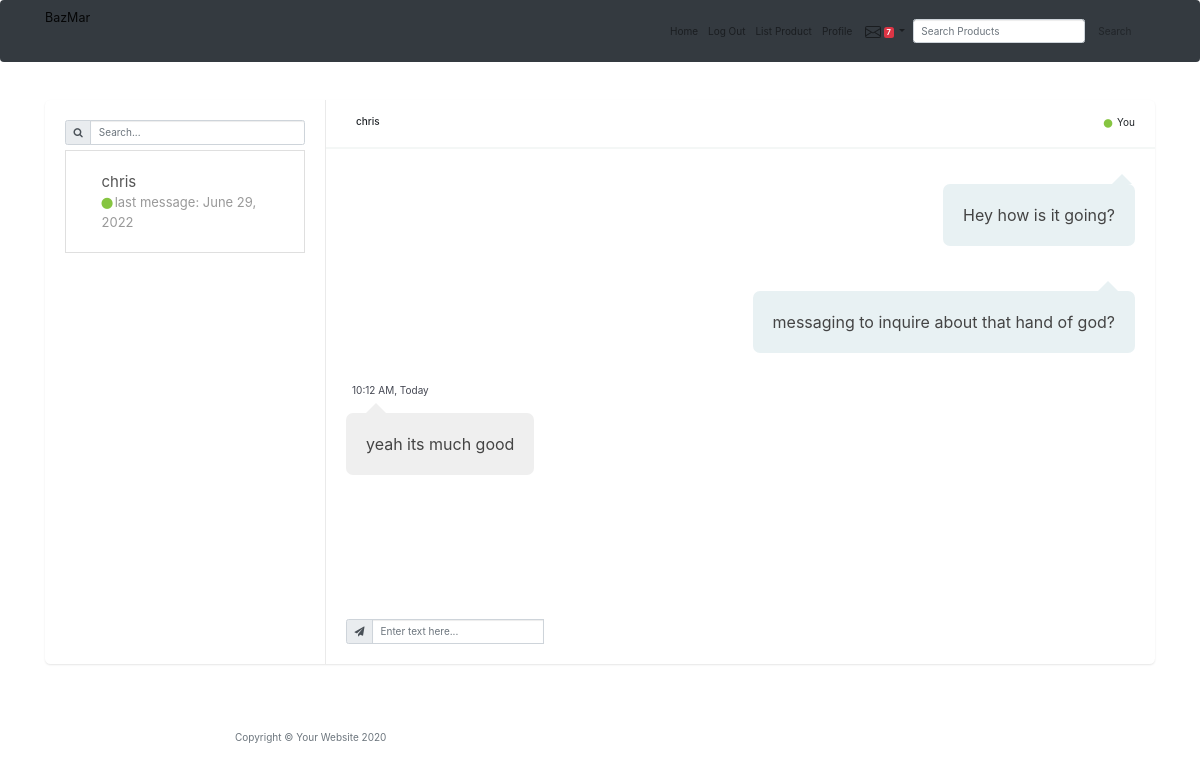
The page /message_center/2 (signed in) on the database its author committed.
### main.py (models this page shows)
class Chat(db.Model):
    __tablename__ = "chats"
    id = db.Column(db.Integer, primary_key=True)
    User1_ID = db.Column(db.Integer)
    User1_name = db.Column(db.String(250), nullable=False)
    User2_ID = db.Column(db.Integer)
    User2_name = db.Column(db.String(250), nullable=False)
    messages = relationship("Message", back_populates="parent_chat")

class Message(db.Model):
    __tablename__ = "messages"
    message_id = db.Column(db.Integer, primary_key=True)
    parent_chat_ID = db.Column(db.Integer, db.ForeignKey("chats.id"))
    parent_chat = relationship("Chat", back_populates="messages")
    message_author = db.Column(db.String(250), nullable=False)
    body = db.Column(db.String(250), nullable=False)
    date_posted = db.Column(db.String(250), nullable=False)

### main.py (the view, shortened to what this page needs)
@app.route("/message_center/<chat_id>", methods=["GET", "POST"])
@login_required
def message_center(chat_id):
    current_chat = Chat.query.filter_by(id=chat_id).first()
    all_chats = Chat.query.all()
    user_chats = []
    for chat in all_chats:
        if current_user.id == chat.User1_ID or current_user.id == chat.User2_ID:
            user_chats.append(chat)
    return render_template("message_center.html", chats=user_chats, current_chat=current_chat)

### main.py (called while the page is built)
@login_manager.user_loader
def load_user(user_id):
    return User.query.get(int(user_id))

### templates/message_center.html (shortened to what this page needs)
{% extends 'bootstrap/base.html' %}
{% block content %}
<head>
  <link href="{{ url_for('static', filename='vendor/bootstrap/css/bootstrap.min.css') }}" rel="stylesheet">
  <link href="{{ url_for('static', filename='vendor/fontawesome-free/css/all.min.css')}}" rel="stylesheet" type="text/css">
  <link href="{{ url_for('static', filename='css/chat.css')}}" rel="stylesheet">
</head>
<link href="https://maxcdn.bootstrapcdn.com/font-awesome/4.7.0/css/font-awesome.min.css" rel="stylesheet" />
<body>
  <nav class="navbar navbar-expand-md navbar-light bg-dark fixed-top" id="mainNav">
    <div class="container">
      <a class="navbar-brand" href="{{url_for('get_all_products')}}">BazMar</a>
      <div class="collapse navbar-collapse" id="navbarResponsive">
        <ul class="navbar-nav ml-auto">
          <li class="nav-item">
            <a class="nav-link" href="{{ url_for('get_all_products') }}">Home</a>
          </li>
          {% if not current_user.is_authenticated: %}
          <li class="nav-item">
            <a class="nav-link" href="{{ url_for('login') }}">Login</a>
          </li>
          <li class="nav-item">
            <a class="nav-link" href="{{ url_for('register') }}">Register</a>
          </li>
          {% else: %}
          <li class="nav-item">
            <a class="nav-link" href="{{ url_for('logout') }}">Log Out</a>
          </li>
          {% endif %}
          {% if current_user.is_authenticated: %}
          <li class="nav-item">
            <a class="nav-link" href="{{ url_for('add_new_listing') }}">List Product</a>
          </li>
          <li class="nav-item">
            <a class="nav-link" href="{{ url_for('user_profile', profile_id=current_user.id, username=current_user.name) }}">Profile</a>
          </li>
          <li class="nav-item dropdown no-arrow mx-1">
            <a class="nav-link dropdown-toggle" href="#" role="button" data-toggle="dropdown" aria-haspopup="true" aria-expanded="false">
              <span class="badge badge-danger badge-counter">7</span>
            </a>
          </li>
          {% endif %}
        </ul>
        <form class="form-inline my-2 my-lg-0" action="{{ url_for('get_all_products') }}" method="post">
          <input class="form-control mr-sm-2" type="search" placeholder="Search Products" aria-label="Search" name="value">
          <button class="btn btn-outline-muted my-2 my-sm-0" type="submit">Search</button>
        </form>
      </div>
    </div>
  </nav>
  <div class="container" style="margin-top:100px;">
    <div class="row clearfix">
      <div class="col-lg-12">
        <div class="card chat-app">
          <div id="plist" class="people-list">
            <div class="input-group">
              <div class="input-group-prepend">
                <span class="input-group-text"><i class="fa fa-search"></i></span>
              </div>
              <input type="text" class="form-control" placeholder="Search...">
            </div>
            <ul class="list-unstyled chat-list mt-2 mb-0">
              {% for chat in chats %}
              <a href="{{ url_for('message_center', chat_id=chat.id) }}" class="list-group-item list-group-item-action py-3 lh-tight" aria-current="true" method="post">
                <li class="clearfix">
                  <div class="about">
                    {% if current_user.name == chat.User1_name %}
                    <div class="name">{{ chat.User2_name }}</div>
                    {% else %}
                    <div class="name">{{ chat.User1_name }}</div>
                    {% endif %}
                    <div class="status"> <i class="fa fa-circle online"></i>last message: {{ chat.messages[-1].date_posted }}</div>
                  </div>
                </li>
              </a>
              {% endfor %}
            </ul>
          </div>
          <div class="chat">
            <div class="chat-header clearfix">
              <div class="row">
                <div class="col-lg-6">
                  <div class="chat-about">
                    {% if current_user.name == current_chat.User1_name %}
                    <h6 class="m-b-0">{{ current_chat.User2_name }}</h6>
                    {% else %}
                    <h6 class="m-b-0">{{ current_chat.User1_name }}</h6>
                    {% endif %}
                  </div>
                </div>
                <div class="col-lg-6 hidden-sm text-right">
                  <div> <i class="fa fa-circle online"></i> You</div>
                </div>
              </div>
            </div>
            <div class="chat-history">
              <ul class="m-b-0">
                {% for message in current_chat.messages %}
                {% if message.message_author == current_user.name %}
                <li class="clearfix">
                  <div class="message other-message float-right">{{ message.body }}</div>
                </li>
                {% else %}
                <li class="clearfix">
                  <div class="message-data">
                    <span class="message-data-time">10:12 AM, Today</span>
                  </div>
                  <div class="message my-message">{{ message.body }}</div>
                </li>
                {% endif %}
                {% endfor %}
              </ul>
            </div>
            <div class="chat-message clearfix">
              <div class="input-group mb-0">
                <div class="input-group-prepend">
                  <span class="input-group-text"><i class="fa fa-send"></i></span>
                </div>
                {% if current_chat.id != 1 %}
                <form class="form-inline my-2 my-lg-0" action="{{ url_for('message_center', chat_id=current_chat.id) }}" method="post">
                  <input type="text" class="form-control" name="text" placeholder="Enter text here..." method="post">
                </form>
                {% endif %}
              </div>
            </div>
          </div>
        </div>
      </div>
    </div>
  </div>
  {% include "footer.html" %}
  {% endblock %}

### static/css/chat.css (style rules this page uses)
body { margin-top:20px; }
.card { background: #fff; transition: .5s; border: 0; margin-bottom: 30px; border-radius: .55rem; position: relative; width: 100%; box-shadow: 0 1px 2px 0 rgb(0 0 0 / 10%); }
.chat-app .people-list { width: 280px; position: absolute; left: 0; top: 0; padding: 20px; z-index: 7 }
.chat-app .chat { margin-left: 280px; border-left: 1px solid #eaeaea }
.people-list { -moz-transition: .5s; -o-transition: .5s; -webkit-transition: .5s; transition: .5s }
.people-list .chat-list li { padding: 10px 15px; list-style: none; border-radius: 3px }
.people-list .chat-list li .name { font-size: 15px }
.people-list .about { float: left; padding-left: 8px }
.people-list .status { color: #999; font-size: 13px }
.chat .chat-header { padding: 15px 20px; border-bottom: 2px solid #f4f7f6 }
.chat .chat-header .chat-about { float: left; padding-left: 10px }
.chat .chat-history { padding: 20px; border-bottom: 2px solid #fff }
.chat .chat-history ul { padding: 0 }
.chat .chat-history ul li { list-style: none; margin-bottom: 30px }
.chat .chat-history ul li:last-child { margin-bottom: 0px }
.chat .chat-history .message-data { margin-bottom: 15px }
.chat .chat-history .message-data-time { color: #434651; padding-left: 6px }
.chat .chat-history .message { color: #444; padding: 18px 20px; line-height: 26px; font-size: 16px; border-radius: 7px; display: inline-block; position: relative }
.chat .chat-history .message:after { bottom: 100%; left: 7%; border: solid transparent; content: " "; height: 0; width: 0; position: absolute; pointer-events: none; border-bottom-color: #fff; border-width: 10px; margin-left: -10px }
.chat .chat-history .my-message { background: #efefef }
.chat .chat-history .my-message:after { bottom: 100%; left: 30px; border: solid transparent; content: " "; height: 0; width: 0; position: absolute; pointer-events: none; border-bottom-color: #efefef; border-width: 10px; margin-left: -10px }
.chat .chat-history .other-message { background: #e8f1f3; text-align: right }
.chat .chat-history .other-message:after { border-bottom-color: #e8f1f3; left: 93% }
.chat .chat-message { padding: 20px }
.online, .offline, .me { margin-right: 2px; font-size: 8px; vertical-align: middle }
.online { color: #86c541 }
.float-right { float: right }
.clearfix:after { visibility: hidden; display: block; font-size: 0; content: " "; clear: both; height: 0 }
@media only screen and (min-device-width: 768px) and (max-device-width: 1024px) and (orientation: landscape) and (-webkit-min-device-pixel-ratio: 1) { .chat-app .chat-list { height: 480px; overflow-x: auto } }
@media only screen and (min-device-width: 768px) and (max-device-width: 1024px) and (orientation: landscape) and (-webkit-min-device-pixel-ratio: 1) { .chat-app .chat-history { height: calc(100vh - 350px); overflow-x: auto } }

### rows shown on the page
Chat: User2_name "chris", date_posted "June 29, 2022"
Message: body "Hey how is it going?"
Message: body "messaging to inquire about that hand of god?"
Message: body "yeah its much good"
